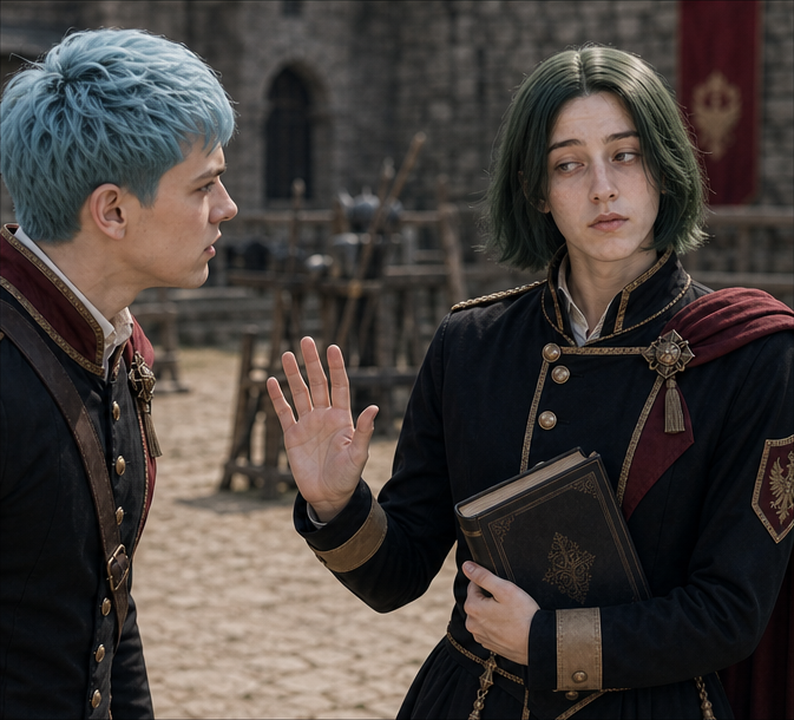
#> input picture storyboards/BE-SC-EP01-SH001/end_frame.png, 794 x 720 px
$ python -i process_support_triptych.py   (imports and definitions only)
#> lines starting #> are read from the running program, lines starting #| are printed output that depends on the picture
#!/usr/bin/env python3
import argparse
import json
from pathlib import Path
from PIL import Image, ImageOps, ImageDraw, ImageFilter


# [25 lines left out: function trim_flat_light_margins, not called in this run]


def trim_dark_margins(img: Image.Image, threshold=15, padding=0) -> Image.Image:
    gray = img.convert("L")
    px = gray.load()
    col_means = [sum(px[x, y] for y in range(gray.height)) / gray.height for x in range(gray.width)]
    row_means = [sum(px[x, y] for x in range(gray.width)) / gray.width for y in range(gray.height)]
    bright_cols = [i for i, value in enumerate(col_means) if value > threshold]
    bright_rows = [i for i, value in enumerate(row_means) if value > threshold]
    if not bright_cols or not bright_rows:
        return img
    left, right = bright_cols[0], bright_cols[-1] + 1
    top, bottom = bright_rows[0], bright_rows[-1] + 1
    left = max(0, left - padding)
    top = max(0, top - padding)
    right = min(img.width, right + padding)
    bottom = min(img.height, bottom + padding)
    if (right - left) < img.width * 0.35 or (bottom - top) < img.height * 0.35:
        return img
    return img.crop((left, top, right, bottom))


def feather_mask(size, feather=56) -> Image.Image:
    width, height = size
    mask = Image.new("L", size, 255)
    px = mask.load()
    feather = min(feather, max(1, width // 4))
    for x in range(feather):
        alpha = int(255 * (x + 1) / feather)
        for y in range(height):
            px[x, y] = min(px[x, y], alpha)
            px[width - 1 - x, y] = min(px[width - 1 - x, y], alpha)
    return mask


def reflected_side_fill(foreground: Image.Image, left_width: int, right_width: int, size) -> Image.Image:
    width, height = size
    canvas = Image.new("RGB", size)
    strip = max(24, min(120, foreground.width // 5))
    if left_width > 0:
        left = foreground.crop((0, 0, strip, foreground.height)).transpose(Image.Transpose.FLIP_LEFT_RIGHT)
        left = left.resize((left_width, height), Image.Resampling.BICUBIC).filter(ImageFilter.GaussianBlur(14))
        canvas.paste(left, (0, 0))
    if right_width > 0:
        right = foreground.crop((foreground.width - strip, 0, foreground.width, foreground.height)).transpose(Image.Transpose.FLIP_LEFT_RIGHT)
        right = right.resize((right_width, height), Image.Resampling.BICUBIC).filter(ImageFilter.GaussianBlur(14))
        canvas.paste(right, (width - right_width, 0))
    if left_width == 0 or right_width == 0:
        cover = ImageOps.fit(foreground, size, method=Image.Resampling.LANCZOS).filter(ImageFilter.GaussianBlur(10))
        canvas.paste(cover)
    return canvas


# [4 lines left out: function clean_panel_frame, not called in this run]


def fit_16x9(img: Image.Image, size=(1280, 720)) -> Image.Image:
    img = trim_dark_margins(img.convert("RGB"))
    foreground = ImageOps.contain(img, size, method=Image.Resampling.LANCZOS)
    x = (size[0] - foreground.width) // 2
    y = (size[1] - foreground.height) // 2
    background = reflected_side_fill(foreground, x, size[0] - x - foreground.width, size)
    if y > 0:
        top = foreground.crop((0, 0, foreground.width, min(48, foreground.height))).resize((foreground.width, y), Image.Resampling.BICUBIC).filter(ImageFilter.GaussianBlur(12))
        bottom = foreground.crop((0, max(0, foreground.height - 48), foreground.width, foreground.height)).resize((foreground.width, size[1] - y - foreground.height), Image.Resampling.BICUBIC).filter(ImageFilter.GaussianBlur(12))
        background.paste(top, (x, 0))
        background.paste(bottom, (x, y + foreground.height))
    background.paste(foreground, (x, y), feather_mask(foreground.size))
    return background


# [82 lines left out: functions split_triptych, make_contact_sheet, validate_links, main, not called in this run]


# [2 lines not run here, left out]

>>> from PIL import Image
>>> picture = Image.open('../storyboards/BE-SC-EP01-SH001/end_frame.png')
#> picture is the input picture: PIL image 794x720 RGB; mean R, G, B 70, 63.2, 59.6
>>> result = fit_16x9(picture)
#> in trim_dark_margins, `gray = img.convert("L")`:
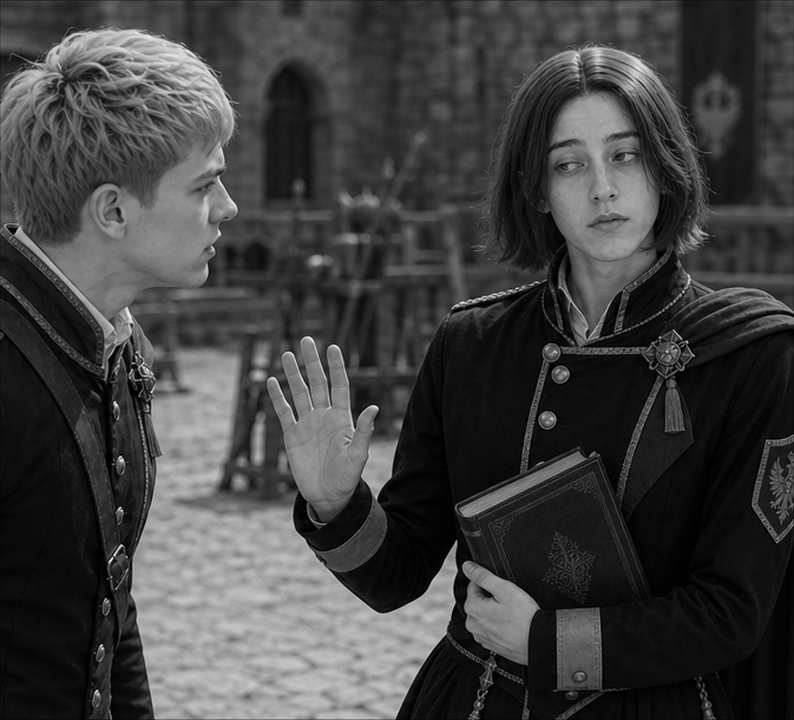
#> gray: PIL image 794x720 L; min 0, max 254, mean 64.9
#> in trim_dark_margins, `col_means = [sum(px[x, y] for y in range(gray.height)) / gray.height f..`: col_means = 794 values, max 137.1 at index 196, min 25.13 at index 749, mean 64.86
#> in trim_dark_margins, `row_means = [sum(px[x, y] for x in range(gray.width)) / gray.width for..`: row_means = 720 values, max 91.59 at index 627, min 41.43 at index 335, mean 64.86
#> in trim_dark_margins, `bright_cols = [i for i, value in enumerate(col_means) if value > thres..`: bright_cols = 794 values from 0 to 793
#> in trim_dark_margins, `bright_rows = [i for i, value in enumerate(row_means) if value > thres..`: bright_rows = 720 values from 0 to 719
#> in trim_dark_margins, `left, right = bright_cols[0], bright_cols[-1] + 1`: left = 0; right = 794
#> in trim_dark_margins, `top, bottom = bright_rows[0], bright_rows[-1] + 1`: top = 0; bottom = 720
#> in reflected_side_fill, `canvas = Image.new("RGB", size)`: canvas: PIL image 1280x720 RGB; every value is 0
#> in reflected_side_fill, `left = foreground.crop((0, 0, strip, foreground.height)).transpose(Ima..`:
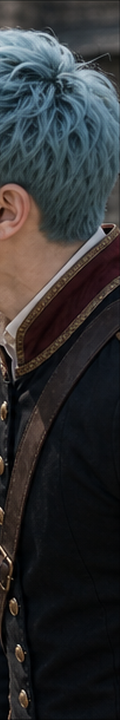
#> left: PIL image 120x720 RGB; mean R, G, B 47.4, 48.1, 49.5
#> in reflected_side_fill, `left = left.resize((left_width, height), Image.Resampling.BICUBIC).fil..`:
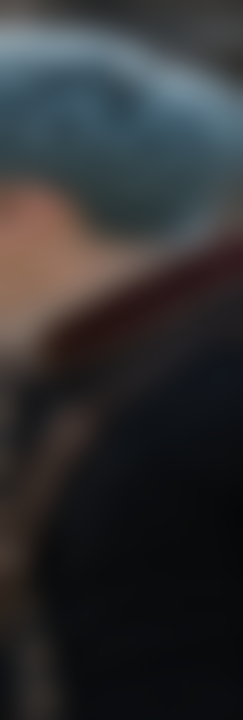
#> left: PIL image 243x720 RGB; mean R, G, B 47.3, 47.9, 49.3
#> in reflected_side_fill, `right = foreground.crop((foreground.width - strip, 0, foreground.width..`:
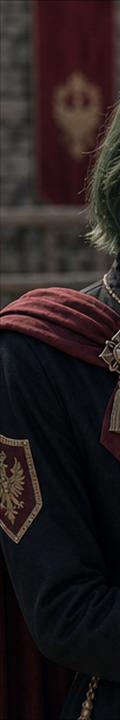
#> right: PIL image 120x720 RGB; mean R, G, B 38.9, 30.2, 30.5
#> in reflected_side_fill, `right = right.resize((right_width, height), Image.Resampling.BICUBIC)...`:
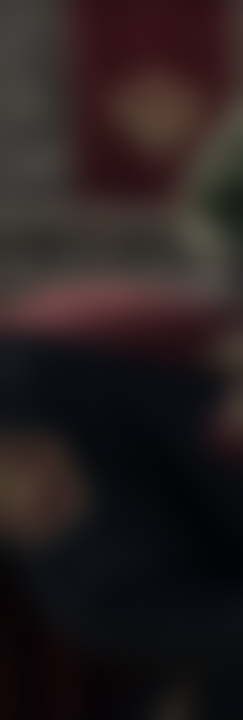
#> right: PIL image 243x720 RGB; mean R, G, B 38.7, 30.1, 30.4
#> in reflected_side_fill, `canvas.paste(right, (width - right_width, 0))`:
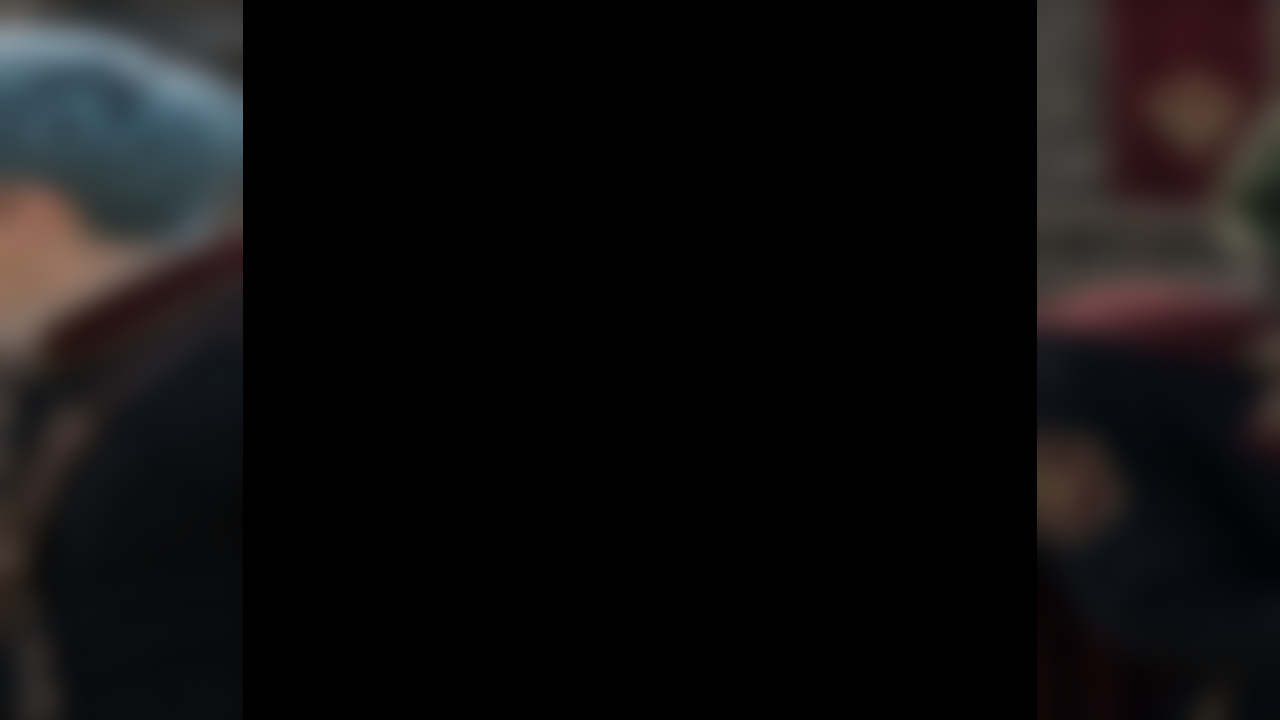
#> canvas: PIL image 1280x720 RGB; mean R, G, B 16.3, 14.8, 15.1
#> in feather_mask, `mask = Image.new("L", size, 255)`: mask: PIL image 794x720 L; every value is 255
#> in fit_16x9, `background.paste(foreground, (x, y), feather_mask(foreground.size))`:
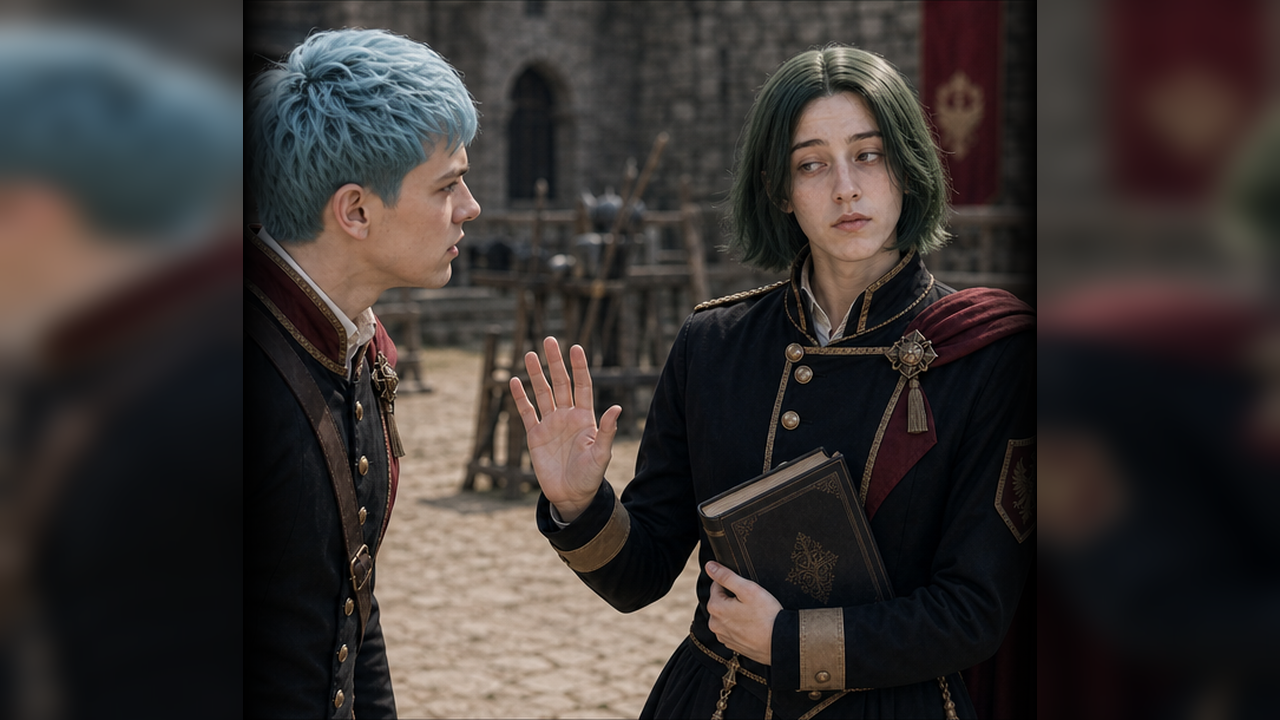
#> background: PIL image 1280x720 RGB; mean R, G, B 58, 52.4, 50.4
